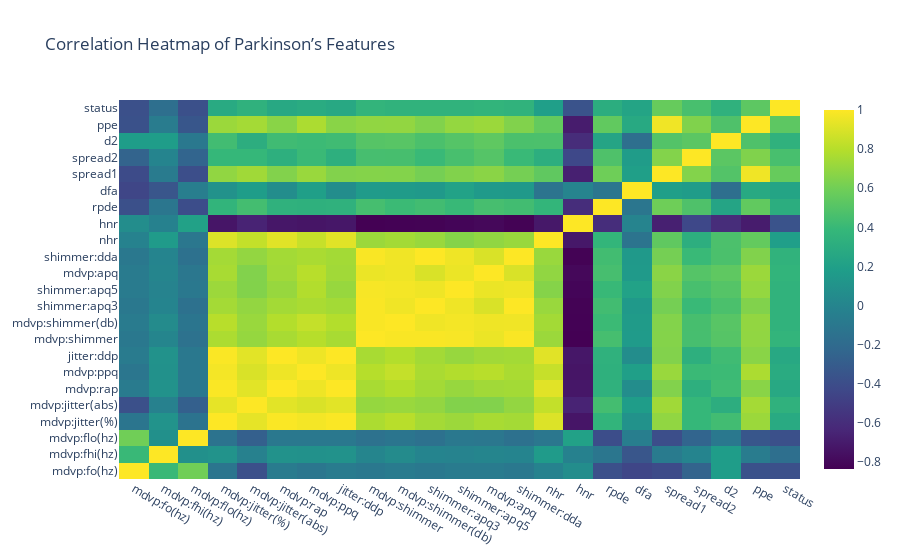

Notebook code for this chart:
### Code cell
# 📊 Step 10: Multivariate Analysis – Correlation Heatmap (Parkinson’s Dataset)

# Plot a full heatmap of feature correlations
fig = go.Figure(data=go.Heatmap(
    z=df_scaled.corr().values,
    x=df_scaled.columns,
    y=df_scaled.columns,
    colorscale='Viridis'
))
fig.update_layout(title="Correlation Heatmap of Parkinson’s Features")
fig.show()

### Figure 1 — Plotly figure (JSON) as saved in the notebook; plotly's stock layout.template omitted (floating-point values rounded to 4 significant figures; data arrays with more than 128 entries replaced by an {"elided": "..."} marker saying what was removed)
{"data": [{"colorscale": [[0, "#440154"], [0.1111, "#482878"], [0.2222, "#3e4989"], [0.3333, "#31688e"], [0.4444, "#26828e"], [0.5556, "#1f9e89"], [0.6667, "#35b779"], [0.7778, "#6ece58"], [0.8889, "#b5de2b"], [1, "#fde725"]], "type": "heatmap", "x": ["mdvp:fo(hz)", "mdvp:fhi(hz)", "mdvp:flo(hz)", "mdvp:jitter(%)", "mdvp:jitter(abs)", "mdvp:rap", "mdvp:ppq", "jitter:ddp", "mdvp:shimmer", "mdvp:shimmer(db)", "shimmer:apq3", "shimmer:apq5", "mdvp:apq", "shimmer:dda", "nhr", "hnr", "rpde", "dfa", "spread1", "spread2", "d2", "ppe", "status"], "y": ["mdvp:fo(hz)", "mdvp:fhi(hz)", "mdvp:flo(hz)", "mdvp:jitter(%)", "mdvp:jitter(abs)", "mdvp:rap", "mdvp:ppq", "jitter:ddp", "mdvp:shimmer", "mdvp:shimmer(db)", "shimmer:apq3", "shimmer:apq5", "mdvp:apq", "shimmer:dda", "nhr", "hnr", "rpde", "dfa", "spread1", "spread2", "d2", "ppe", "status"], "z": {"elided": "23x23 float values"}}], "layout": {"title": {"text": "Correlation Heatmap of Parkinson’s Features"}}}
